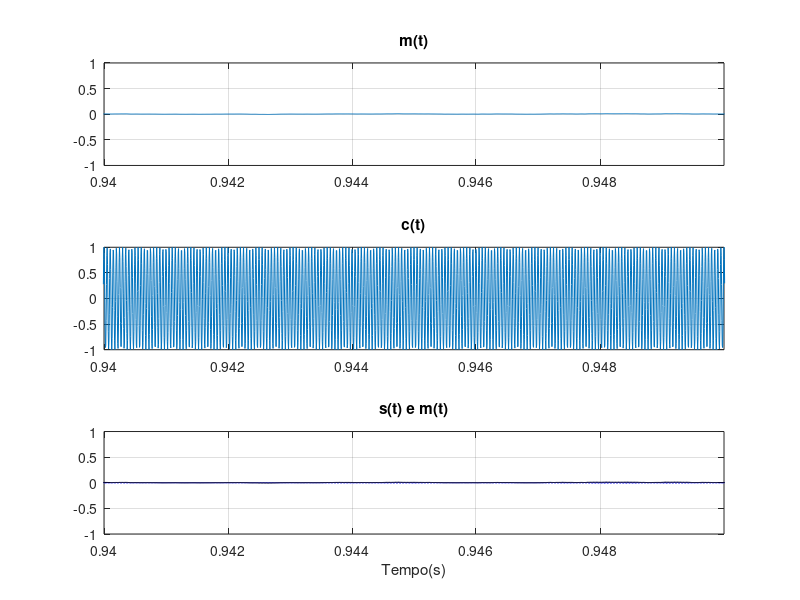
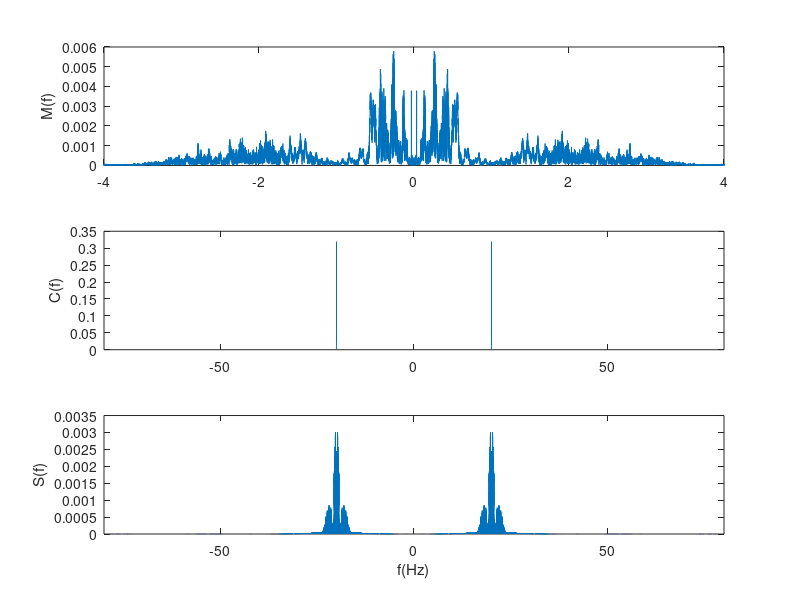

These figures' MATLAB source, in order:
close all 
clear all 
clc 

load sound.mat

%sound(m,fs)

N = length(m);

T = 1 / fs;

t =(0:N-1)*T;

fc = 20*(10^3);

c = cos(2*pi*fc.*t);

s = m.*c; 
%% a)
figure(1)
subplot(3,1,1)
plot(t,m)
grid on
title("m(t)");
xlim([0.94 0.95]);
subplot(3,1,2)
plot(t,c)
grid on
title("c(t)");
xlim([0.94 0.95]);

subplot(3,1,3)
plot(t,s,'b')
hold on 
plot(t,m,'k')
grid on
title("s(t) e m(t)"); 
xlabel("Tempo(s)")
xlim([0.94 0.95]);

%% b)
M = abs(fftshift(fft(m)))/N;
C = abs(fftshift(fft(c)))/N;
S = abs(fftshift(fft(s)))/N;
%T=0.05;
%fs=1/T;
f = (-fs/2:fs/N:(fs/2-fs/N))./1000;



figure(2)
%|M(f)|
subplot(3,1,1)
plot(f,M)
xlim([-4 4])
%title('Sinal |M(f)|')
ylabel('M(f)')

subplot(3,1,2)
plot(f,C)
ylabel('C(f)')
xlim([-80 80])

subplot(3,1,3) 
plot(f,S)
xlim([-80 80])
ylabel('S(f)')
xlabel('f(Hz)')

%%




